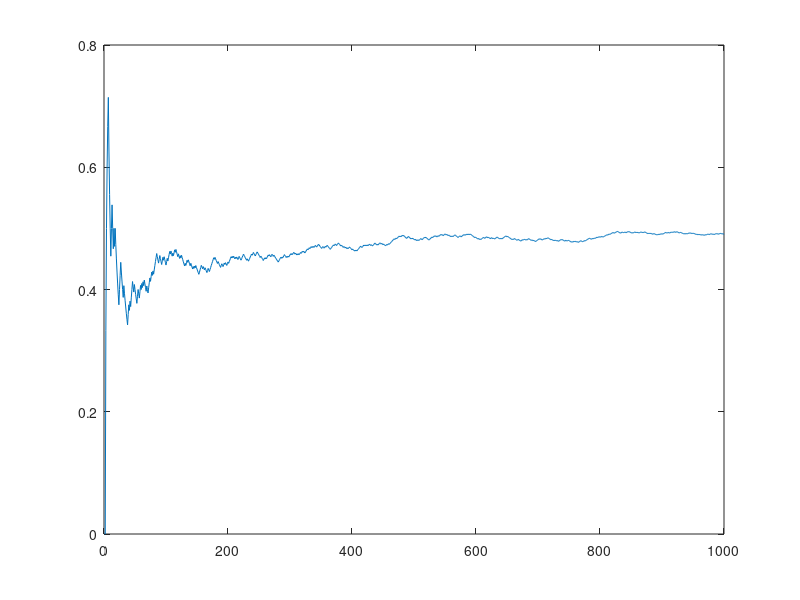

This figure's MATLAB source:
clear

r=randi(12,1000,1)
count=0
prob=0
for i=1:1000
    if mod(r(i,1),2)==0
        count=count+1
    end
    prob(i)=count/i;
        
end

plot(prob)

